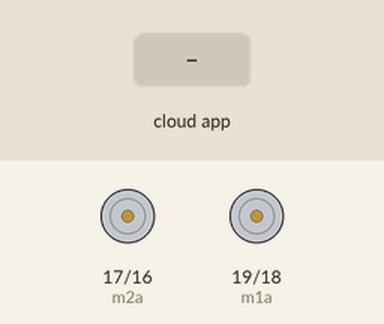
The sketch below on a simulated ESP32. Shown: motor-driver pin pairs drawn as motors (green arrow = first pin HIGH = forward, orange = second pin HIGH = backward, longer = more drive). The test bench sets the inputs (shaded band). The RemoteXY app is connected; what the sketch prints to the serial monitor is not drawn.

Above: at 1.2 s.
1.3 s: the phone or cloud app sets joystick_01_x to -100
At 2.5 s:
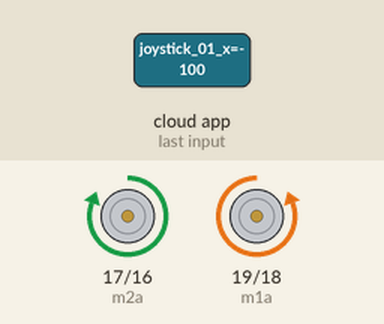
2.8 s: the phone or cloud app sets joystick_01_x to 100
At 3.7 s:
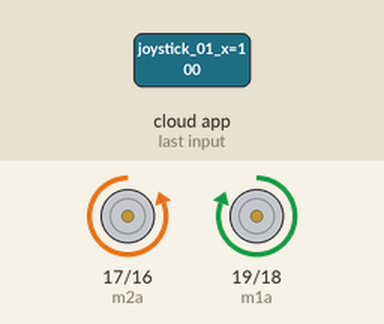
4.3 s: the phone or cloud app sets joystick_01_x to 0
At 4.8 s:
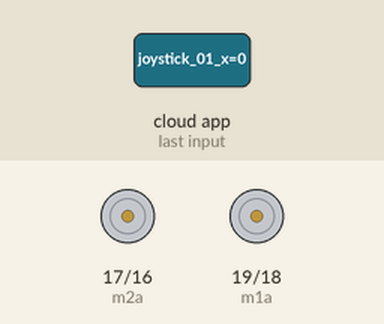
5.8 s: the phone or cloud app sets joystick_01_y to -100
At 7.0 s:
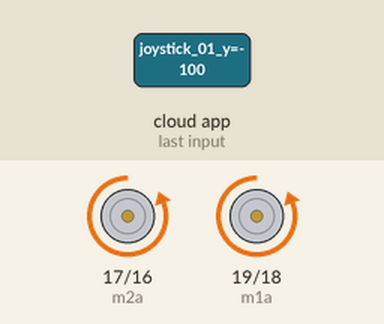
7.3 s: the phone or cloud app sets joystick_01_y to 100
At 8.3 s:
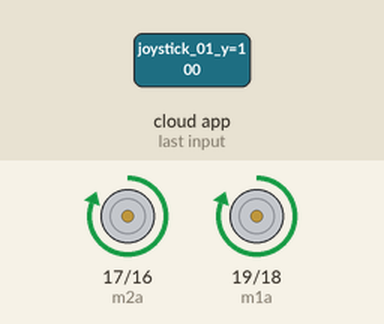
8.8 s: the phone or cloud app sets joystick_01_y to 0
At 9.5 s:
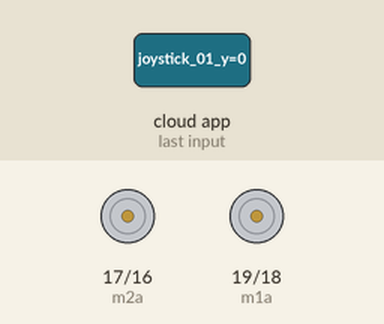
Timing chart, 0 to 11.3 s (numbered marks = the images above; inputs shaded):
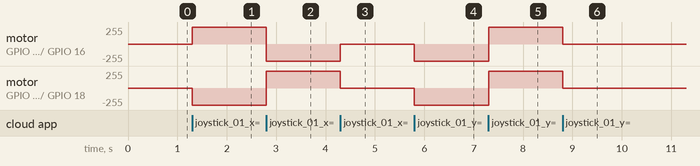

Measured:
- after the input at 1.3 s, motor on GPIO 17 (m2a) / GPIO 16 (m2b): stopped → forward 255/255 at once; motor on GPIO 19 (m1a) / GPIO 18 (m1b): stopped → backward 255/255 at once
- after the input at 2.8 s, motor on GPIO 17 (m2a) / GPIO 16 (m2b): forward 255/255 → backward 255/255 at once; motor on GPIO 19 (m1a) / GPIO 18 (m1b): backward 255/255 → forward 255/255 at once
- after the input at 4.3 s, motor on GPIO 17 (m2a) / GPIO 16 (m2b): backward 255/255 → stopped at once; motor on GPIO 19 (m1a) / GPIO 18 (m1b): forward 255/255 → stopped at once
- after the input at 5.8 s, motor on GPIO 17 (m2a) / GPIO 16 (m2b), motor on GPIO 19 (m1a) / GPIO 18 (m1b): stopped → backward 255/255 at once
- after the input at 7.3 s, motor on GPIO 17 (m2a) / GPIO 16 (m2b), motor on GPIO 19 (m1a) / GPIO 18 (m1b): backward 255/255 → forward 255/255 at once
- after the input at 8.8 s, motor on GPIO 17 (m2a) / GPIO 16 (m2b), motor on GPIO 19 (m1a) / GPIO 18 (m1b): forward 255/255 → stopped at once

The sketch:

sketch_aug18b.ino
```cpp
/*
   Proyecto: Control de robot sumo con ESP32 + RemoteXY BLE
   Joystick para movimiento proporcional en velocidad y dirección
*/

/*
   -- New project --

   To compile this code using RemoteXY library 3.1.13 or later version
   download by link http://remotexy.com/en/library/
   To connect using RemoteXY mobile app by link http://remotexy.com/en/download/
     - for ANDROID 4.15.01 or later version;
     - for iOS 1.12.1 or later version;

   To interact with the GUI, please refer to the manual:
   https://remotexy.com/ru/help/code/interaction/

   This source code was automatically generated by the RemoteXY editor and
   is an example for the RemoteXY library.
   Licensed under the MIT License. See the LICENSE file in the RemoteXY library
   root (https://github.com/RemoteXY/RemoteXY-Arduino-library) for full license
   details.
*/

//////////////////////////////////////////////
//        RemoteXY include library          //
//////////////////////////////////////////////

// you can enable debug logging to Serial at 115200
//#define REMOTEXY__DEBUGLOG

// RemoteXY select connection mode and include library
#define REMOTEXY_MODE__ESP32CORE_BLE

#include <BLEDevice.h>

// RemoteXY connection settings
#define REMOTEXY_BLUETOOTH_NAME "RemoteXY"

#include <RemoteXY.h>

// RemoteXY GUI configuration
#pragma pack(push, 1)
uint8_t RemoteXY_CONF[] =   // 35 bytes
  { 255,2,0,0,0,28,0,19,0,0,0,0,31,2,106,200,200,84,1,1,
  1,0,5,14,52,143,143,143,32,42,42,0,2,26,31 };

// this structure defines all the variables and events of your control interface
struct {
  // input variables
  int8_t joystick_01_x; // from -100 to 100
  int8_t joystick_01_y; // from -100 to 100

  // other variable
  uint8_t connect_flag;  // =1 if wire connected, else =0
} RemoteXY;
#pragma pack(pop)

/////////////////////////////////////////////
//           END RemoteXY include          //
/////////////////////////////////////////////


// Pines de motor
const int m1a = 19;  // Motor 1 adelante
const int m1b = 18;  // Motor 1 atrás
const int m2a = 17;  // Motor 2 adelante
const int m2b = 16;  // Motor 2 atrás

// Pines PWM
const int vel_1 = 5;
const int vel_2 = 4;

// Canales PWM
const int canalPWM1 = 0;
const int canalPWM2 = 1;

void Adelante(int velocidad) {
  ledcWrite(m1a, velocidad);
  ledcWrite(m1b, 0);
  ledcWrite(m2a, velocidad);
  ledcWrite(m2b, 0);
  Serial.println("Adelante");
}

void Atras(int velocidad) {
  ledcWrite(m1a, 0);
  ledcWrite(m1b, velocidad);
  ledcWrite(m2a, 0);
  ledcWrite(m2b, velocidad);
  Serial.println("Atras");
}

void Izquierda(int velocidad) {
  ledcWrite(m1a, 0);
  ledcWrite(m1b, velocidad);
  ledcWrite(m2a, velocidad);
  ledcWrite(m2b, 0);
  Serial.println("Izquierda");
}

void Derecha(int velocidad) {
  ledcWrite(m1a, velocidad);
  ledcWrite(m1b, 0);
  ledcWrite(m2a, 0);
  ledcWrite(m2b, velocidad);
  Serial.println("Derecha");
}

void Parar() {
  ledcWrite(m1a, 0);
  ledcWrite(m1b, 0);
  ledcWrite(m2a, 0);
  ledcWrite(m2b, 0);
  Serial.println("Parar");
}

void setup() {
  RemoteXY_Init();

  pinMode(m1a, OUTPUT);
  pinMode(m1b, OUTPUT);
  pinMode(m2a, OUTPUT);
  pinMode(m2b, OUTPUT);

  ledcAttach(m1a, 1000, 8);
  ledcAttach(m1b, 1000, 8);
  ledcAttach(m2a, 1000, 8);
  ledcAttach(m2b, 1000, 8);

  Serial.begin(115200);

  Parar();
}

void loop() {
  RemoteXY_Handler();

  int x = RemoteXY.joystick_01_x; // -100 a 100
  int y = RemoteXY.joystick_01_y; // -100 a 100

  int velocidad = map(abs(y), 0, 100, 0, 255); // PWM proporcional

  if (y > 20) { // Adelante
    if (x > 20) Derecha(velocidad);
    else if (x < -20) Izquierda(velocidad);
    else Adelante(velocidad);
  }
  else if (y < -20) { // Atrás
    if (x > 20) Derecha(velocidad);
    else if (x < -20) Izquierda(velocidad);
    else Atras(velocidad);
  }
  else if (x > 20) { // Giro derecha en el lugar
    Derecha(map(abs(x), 0, 100, 0, 255));
  }
  else if (x < -20) { // Giro izquierda en el lugar
    Izquierda(map(abs(x), 0, 100, 0, 255));
  }
  else { // Detener
    Parar();
  }
}
```
